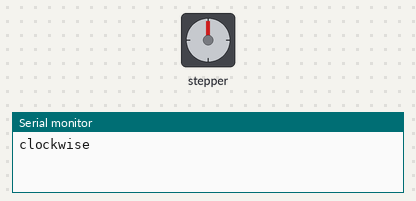
The sketch below on a simulated Arduino Uno, built with avr-gcc and run on an emulated ATmega328P. Parts: stepper motor, the last lines printed to the serial monitor. Stepper angles assume 2038 steps per turn.

Above: at 0.15 s.
At 9.82 s:
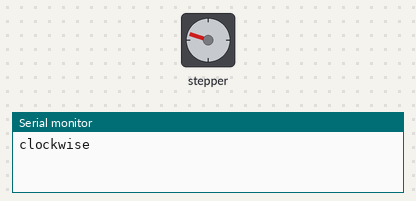
At 19.8 s:
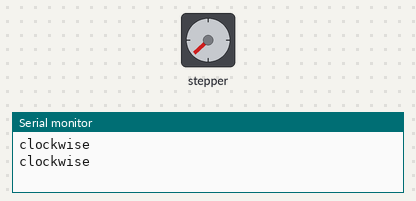
At 39.77 s:
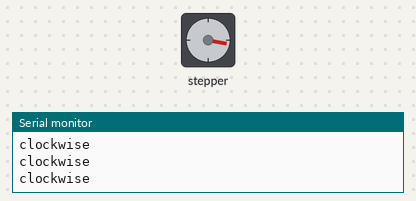
Timing chart, 0 to 40.0 s (numbered marks = the images above):
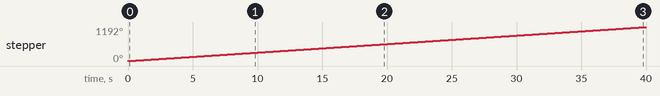

The sketch:

kringle-step.ino
```cpp
/* Example sketch to control a 28BYJ-48 stepper motor with ULN2003 driver board and Arduino UNO. More info: https://www.makerguides.com */

// Include the Arduino Stepper.h library:
#include <Stepper.h>

// Define number of steps per rotation:
const int stepsPerRevolution = 2038;

// Wiring:
// Pin 8 to IN1 on the ULN2003 driver
// Pin 9 to IN2 on the ULN2003 driver
// Pin 10 to IN3 on the ULN2003 driver
// Pin 11 to IN4 on the ULN2003 driver

// Create stepper object called 'myStepper', note the pin order:
Stepper myStepper = Stepper(stepsPerRevolution, 5, 3, 4, 2);

void setup() {
  // Set the speed to 5 rpm:
  myStepper.setSpeed(5);

  // Begin Serial communication at a baud rate of 9600:
  Serial.begin(9600);
}

void loop() {
  // Step one revolution in one direction:
  Serial.println("clockwise");
  myStepper.step(stepsPerRevolution);

}
```

Measured:
- by itself, stepper: keeps turning clockwise at about 30°/s
